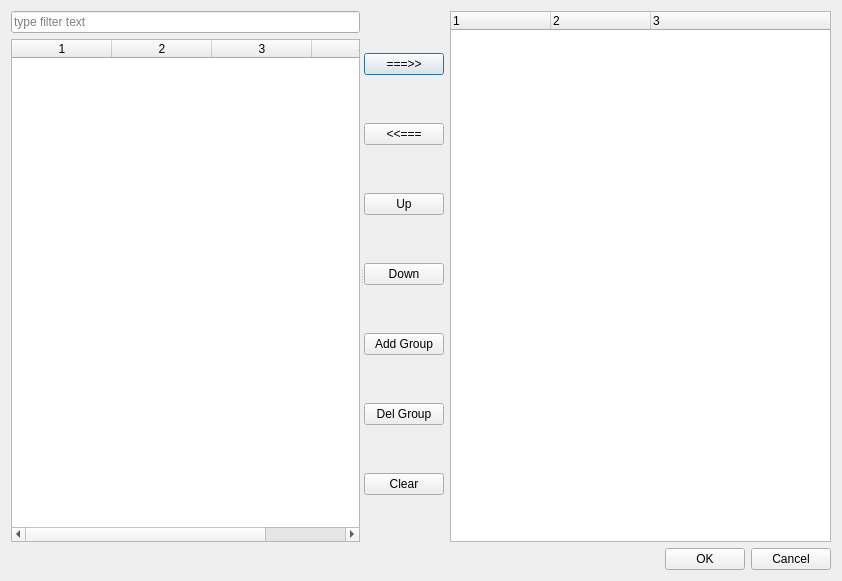
<?xml version="1.0" encoding="UTF-8"?>
<ui version="4.0">
 <class>TestItemManagementDialog</class>
 <widget class="QDialog" name="TestItemManagementDialog">
  <property name="geometry">
   <rect>
    <x>0</x>
    <y>0</y>
    <width>842</width>
    <height>581</height>
   </rect>
  </property>
  <property name="windowTitle">
   <string>Test Item Management</string>
  </property>
  <layout class="QGridLayout" name="gridLayout">
   <item row="0" column="0">
    <widget class="QSplitter" name="m_splitter">
     <property name="sizePolicy">
      <sizepolicy hsizetype="Expanding" vsizetype="Expanding">
       <horstretch>0</horstretch>
       <verstretch>0</verstretch>
      </sizepolicy>
     </property>
     <property name="orientation">
      <enum>Qt::Horizontal</enum>
     </property>
     <widget class="QWidget" name="layoutWidget1">
      <layout class="QVBoxLayout" name="verticalLayoutLeft">
       <item>
        <widget class="QLineEdit" name="lineEditFilterTestIItem">
         <property name="sizePolicy">
          <sizepolicy hsizetype="Preferred" vsizetype="Fixed">
           <horstretch>0</horstretch>
           <verstretch>0</verstretch>
          </sizepolicy>
         </property>
         <property name="placeholderText">
          <string>type filter text</string>
         </property>
        </widget>
       </item>
       <item>
        <widget class="QTableWidget" name="m_tabwdtSource">
         <property name="sizePolicy">
          <sizepolicy hsizetype="Expanding" vsizetype="Expanding">
           <horstretch>0</horstretch>
           <verstretch>0</verstretch>
          </sizepolicy>
         </property>
         <property name="editTriggers">
          <set>QAbstractItemView::NoEditTriggers</set>
         </property>
         <property name="selectionMode">
          <enum>QAbstractItemView::SingleSelection</enum>
         </property>
         <property name="selectionBehavior">
          <enum>QAbstractItemView::SelectRows</enum>
         </property>
         <property name="columnCount">
          <number>4</number>
         </property>
         <column/>
         <column/>
         <column/>
         <column/>
        </widget>
       </item>
      </layout>
     </widget>
     <widget class="QWidget" name="layoutWidget2">
      <layout class="QHBoxLayout" name="horizontalLayoutRight">
       <item>
        <layout class="QVBoxLayout" name="verticalLayoutCommand">
         <item>
          <widget class="QPushButton" name="m_btnSelect">
           <property name="text">
            <string>===&gt;&gt;</string>
           </property>
          </widget>
         </item>
         <item>
          <widget class="QPushButton" name="m_btnDisselect">
           <property name="text">
            <string>&lt;&lt;===</string>
           </property>
          </widget>
         </item>
         <item>
          <widget class="QPushButton" name="pushButtonUp">
           <property name="text">
            <string>Up</string>
           </property>
          </widget>
         </item>
         <item>
          <widget class="QPushButton" name="pushButtonDown">
           <property name="text">
            <string>Down</string>
           </property>
          </widget>
         </item>
         <item>
          <widget class="QPushButton" name="m_btnAddGroup">
           <property name="text">
            <string>Add Group</string>
           </property>
          </widget>
         </item>
         <item>
          <widget class="QPushButton" name="m_btnDelGroup">
           <property name="text">
            <string>Del Group</string>
           </property>
          </widget>
         </item>
         <item>
          <widget class="QPushButton" name="pushButtonClear">
           <property name="text">
            <string>Clear</string>
           </property>
          </widget>
         </item>
        </layout>
       </item>
       <item>
        <widget class="QTreeWidget" name="m_treewdtDestination">
         <property name="alternatingRowColors">
          <bool>true</bool>
         </property>
         <property name="selectionBehavior">
          <enum>QAbstractItemView::SelectRows</enum>
         </property>
         <property name="indentation">
          <number>10</number>
         </property>
         <property name="uniformRowHeights">
          <bool>true</bool>
         </property>
         <property name="allColumnsShowFocus">
          <bool>true</bool>
         </property>
         <property name="columnCount">
          <number>3</number>
         </property>
         <column>
          <property name="text">
           <string notr="true">1</string>
          </property>
         </column>
         <column>
          <property name="text">
           <string notr="true">2</string>
          </property>
         </column>
         <column>
          <property name="text">
           <string notr="true">3</string>
          </property>
         </column>
        </widget>
       </item>
      </layout>
     </widget>
    </widget>
   </item>
   <item row="1" column="0">
    <layout class="QHBoxLayout" name="horizontalLayout">
     <item>
      <spacer name="horizontalSpacer">
       <property name="orientation">
        <enum>Qt::Horizontal</enum>
       </property>
       <property name="sizeHint" stdset="0">
        <size>
         <width>40</width>
         <height>20</height>
        </size>
       </property>
      </spacer>
     </item>
     <item>
      <widget class="QPushButton" name="m_btnOK">
       <property name="text">
        <string>OK</string>
       </property>
      </widget>
     </item>
     <item>
      <widget class="QPushButton" name="m_btnCancel">
       <property name="text">
        <string>Cancel</string>
       </property>
      </widget>
     </item>
    </layout>
   </item>
  </layout>
 </widget>
 <resources/>
 <connections/>
</ui>
